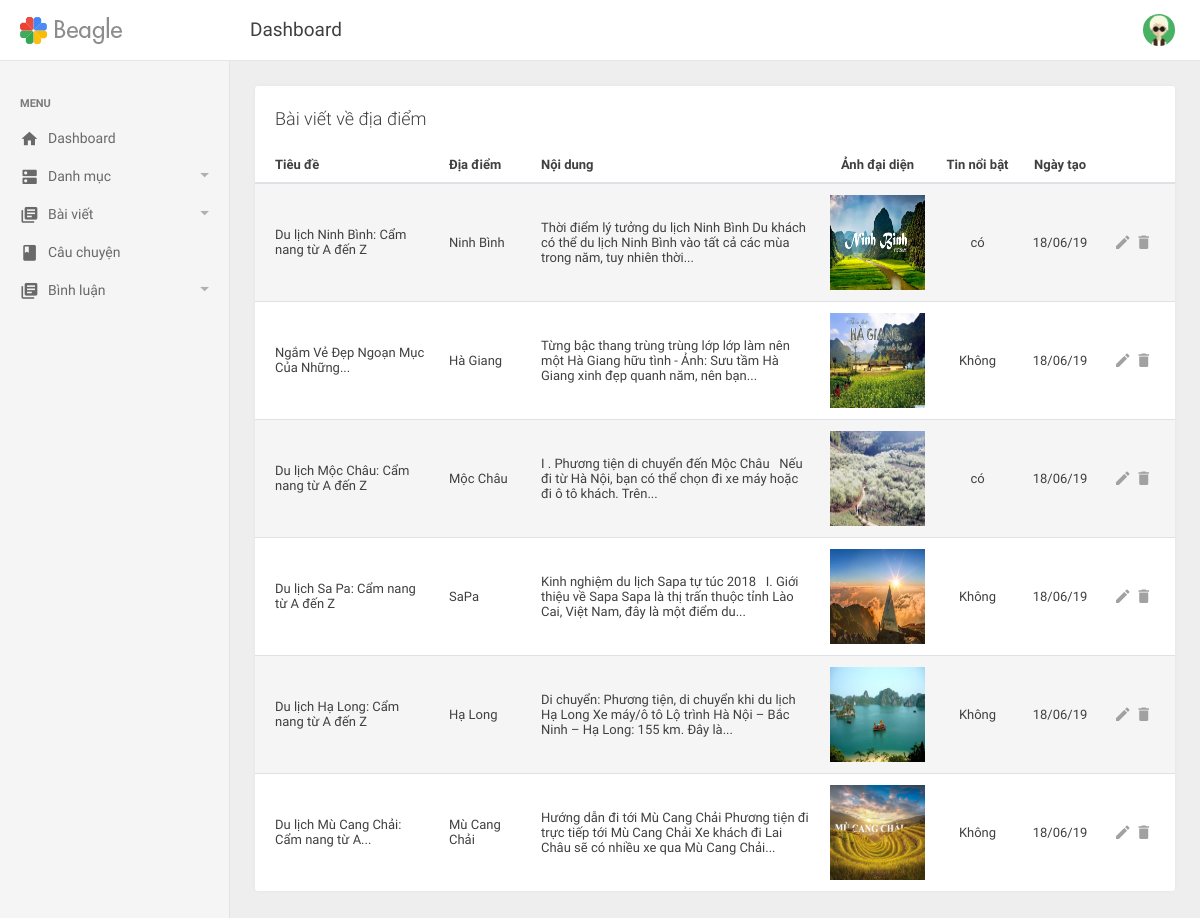
/admin/baivietdiadiem.php (signed in), run on the app's committed database.
### tables this page shows
CREATE TABLE `baiviet_diadiem` (
  `baiviet_diadiem_id` int(11) NOT NULL,
  `diadiem_id` int(11) NOT NULL,
  `baiviet_diadiem_ten` varchar(150) NOT NULL,
  `baiviet_diadiem_mota` text NOT NULL,
  `baiviet_diadiem_anh` varchar(100) NOT NULL,
  `baiviet_diadiem_noidung` text NOT NULL,
  `baiviet_diadiem_ngaytao` date NOT NULL,
  `baiviet_diadiem_hot` tinyint(4) NOT NULL
);

CREATE TABLE `diadiem` (
  `diadiem_id` int(11) NOT NULL,
  `diadiem_ten` varchar(150) NOT NULL,
  `diadiem_anh` varchar(100) NOT NULL,
  `diadiem_ngaytao` date NOT NULL,
  `diadiem_vitri` int(11) NOT NULL
);

### includes/functions.php (called while the page is built, shortened)
<?php
    function the_excerpt($text, $string = 400) {
        $sanitized = strip_tags($text);
        if(strlen($sanitized) > $string) {
            $cutString = substr($sanitized,0,$string);
            $words = substr($sanitized, 0, strrpos($cutString, ' '));
            return $words .'...';
        } else {
            return $sanitized;
        }
    }
?>

### admin/baivietdiadiem.php (the view, shortened to what this page needs)
<?php include('../includes/mysqli_connect.php');?>
<?php include('../includes/functions.php');?>
<?php include('includes/header.php');?>
<?php include('includes/top-header.php');?>
<?php include('includes/left-sidebar.php');?>
<div class="be-content">
    <div class="main-content container-fluid">
      <div class="row">
        <div class="col-md-12">
          <div class="card card-table">
            <div class="card-header">Bài viết về địa điểm</div>
            <div class="card-body table-responsive">
                <table class="table table-striped table-hover" style="font-size: 13px">
                    <thead>
                        <tr>
                            <th style="width:20%;"><a href="baivietdiadiem.php?sort=name">Tiêu đề</a></th>
                            <th style="width:10%;"><a href="baivietdiadiem.php?sort=cat">Địa điểm</a></th>
                            <th>Nội dung</th>
                            <th style="width:95px;" class="actions">Ảnh đại diện</th>
                            <th style="width:85px;" class="actions"><a href="baivietdiadiem.php?sort=hot">Tin nổi bật</a></th>
                            <th style="width:80px;" class="actions"><a href="baivietdiadiem.php?sort=by">Ngày tạo</a></th>
                            <th style="width:75px;" class="actions"></th>
                        </tr>
                    </thead>
                    <tbody>
                      <?php
                      if(isset($_GET['sort'])) {
                        switch ($_GET['sort']) {
                          case 'name':
                            $order_by = 'baiviet_diadiem_ten';
                            break;
                          case 'cat':
                            $order_by = 'diadiem_ten';
                            break;
                          case 'hot':
                            $order_by = 'baiviet_diadiem_hot';
                            break;
                          case 'by':
                            $order_by = 'date';
                            break;
                          default:
                            $order_by = 'baiviet_diadiem_id';
                            break;
                        }
                      } else {
                        $order_by = 'baiviet_diadiem_id';
                      }
                        $query = "SELECT b.baiviet_diadiem_id, b.baiviet_diadiem_ten, b.baiviet_diadiem_noidung, b.baiviet_diadiem_anh, DATE_FORMAT(b.baiviet_diadiem_ngaytao, '%d/%m/%y') AS date, b.baiviet_diadiem_hot, d.diadiem_ten ";
                        $query .= " FROM baiviet_diadiem AS b";
                        $query .= " JOIN diadiem AS d";
                        $query .= " USING (diadiem_id)";
                        $query .= " ORDER BY {$order_by} ASC";
                          if ($result = $dbc->query($query)) {
                            $status = array(0 => 'Không', 1 => 'có');
                            while ($baivietdiadiem = $result->fetch_array(MYSQLI_ASSOC)) {
                              echo "
                                <tr>
                                  <td>".the_excerpt($baivietdiadiem['baiviet_diadiem_ten'], 50)."</td>
                                  <td>".the_excerpt($baivietdiadiem['diadiem_ten'], 50)."</td>
                                  <td>".the_excerpt($baivietdiadiem['baiviet_diadiem_noidung'], 200)."</td>
                                  <td class='actions'><img src='uploads/images/{$baivietdiadiem['baiviet_diadiem_anh']}' alt='{$baivietdiadiem['baiviet_diadiem_ten']}' width='95px' height='95px'></td>
                                  <td class='actions'>".$status[($baivietdiadiem['baiviet_diadiem_hot'])]."</td>
                                  <td class='actions'>{$baivietdiadiem['date']}</td>
                                  <td class='actions'>
                                    <span style='padding:0 3px'>
                                    <a href='suabaivietdiadiem.php?id={$baivietdiadiem['baiviet_diadiem_id']}' class='icon' href='#'><i class='mdi mdi-edit'></i></a>
                                    </span>
                                    <span style='padding:0 3px'>
                                    <a id='{$baivietdiadiem['baiviet_diadiem_id']}' class='icon remove'><i class='mdi mdi-delete'></i>
                                    </a>
                                    </span>
                                  </td>
                              </tr>
                              ";
                            }
                          }
                       ?>
                    </tbody>
                </table>
            </div>
        </div>
        </div>
      </div>
    </div>
</div>
<?php include('includes/footer.php');?>

### admin/assets/css/style.css (style rules this page uses)
th a { color: #404040; }

### data on the page
baiviet_diadiem: baiviet_diadiem_ten "Du lịch Ninh Bình: Cẩm nang từ A đến Z", diadiem.diadiem_ten "Ninh Bình", baiviet_diadiem_noidung "Thời điểm lý tưởng du lịch Ninh Bình Du khách có thể du lịch Ninh Bình vào tất cả các mùa trong năm, tuy nhiên thời...", baiviet_diadiem_anh (picture), baiviet_diadiem_hot "có", date "18/06/19"
baiviet_diadiem: baiviet_diadiem_ten "Ngắm Vẻ Đẹp Ngoạn Mục Của Những...", diadiem.diadiem_ten "Hà Giang", baiviet_diadiem_noidung "Từng bậc thang trùng trùng lớp lớp làm nên một Hà Giang hữu tình - Ảnh: Sưu tầm Hà Giang xinh đẹp quanh năm, nên bạn...", baiviet_diadiem_anh (picture), baiviet_diadiem_hot "Không", date "18/06/19"
baiviet_diadiem: baiviet_diadiem_ten "Du lịch Mộc Châu: Cẩm nang từ A đến Z", diadiem.diadiem_ten "Mộc Châu", baiviet_diadiem_noidung "I . Phương tiện di chuyển đến Mộc Châu Nếu đi từ Hà Nội, bạn có thể chọn đi xe máy hoặc đi ô tô khách. Trên...", baiviet_diadiem_anh (picture), baiviet_diadiem_hot "có", date "18/06/19"
baiviet_diadiem: baiviet_diadiem_ten "Du lịch Sa Pa: Cẩm nang từ A đến Z", diadiem.diadiem_ten "SaPa", baiviet_diadiem_noidung "Kinh nghiệm du lịch Sapa tự túc 2018 I. Giới thiệu về Sapa Sapa là thị trấn thuộc tỉnh Lào Cai, Việt Nam, đây là một điểm du...", baiviet_diadiem_anh (picture), baiviet_diadiem_hot "Không", date "18/06/19"
baiviet_diadiem: baiviet_diadiem_ten "Du lịch Hạ Long: Cẩm nang từ A đến Z", diadiem.diadiem_ten "Hạ Long", baiviet_diadiem_noidung "Di chuyển: Phương tiện, di chuyển khi du lịch Hạ Long Xe máy/ô tô Lộ trình Hà Nội – Bắc Ninh – Hạ Long: 155 km. Đây là...", baiviet_diadiem_anh (picture), baiviet_diadiem_hot "Không", date "18/06/19"
baiviet_diadiem: baiviet_diadiem_ten "Du lịch Mù Cang Chải: Cẩm nang từ A...", diadiem.diadiem_ten "Mù Cang Chải", baiviet_diadiem_noidung "Hướng dẫn đi tới Mù Cang Chải Phương tiện đi trực tiếp tới Mù Cang Chải Xe khách đi Lai Châu sẽ có nhiều xe qua Mù Cang Chải...", baiviet_diadiem_anh (picture), baiviet_diadiem_hot "Không", date "18/06/19"
